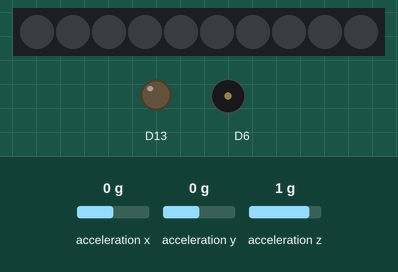
A sketch run on a simulated Adafruit Circuit Playground Express. Parts: 10 RGB LEDs in strip order, left to right, output pins drawn as LEDs (lit = HIGH), buzzer (waves = sounding). Inputs (shaded band) come from the test bench; at power-on: acceleration z 1 g, acceleration x 0 g, acceleration y 0 g. Dim RGB values are drawn brighter than linear.

Above: at 1.2 s.
1.3 s: acceleration z set to 0.1 g
2.8 s: acceleration z set to -0.2 g
At 3.96 s:
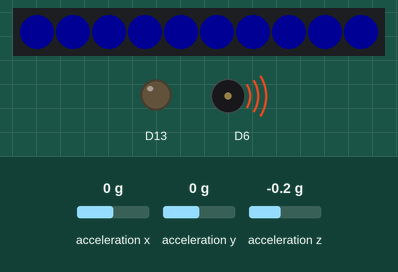
4.9 s: acceleration z set to 1.4 g
At 5.8 s:
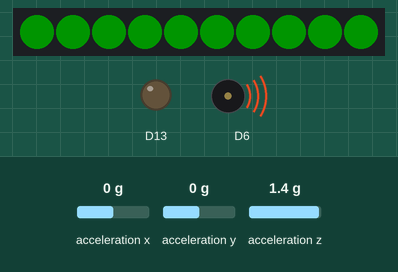
Timing chart, 0 to 7.9 s (numbered marks = the images above; inputs shaded):
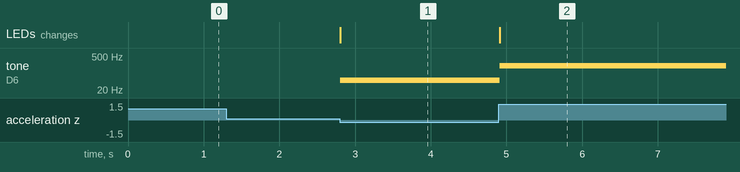

Measured:
- the behaviour switches between 0 and -0.1 g on acceleration z (found by bisection; images 0 and 1)
- after the input at 1.3 s, every drawn part: stays the same
- after the input at 2.8 s, tone on D6: silent → 50 Hz at once; the LEDs: change at once (image 1)
- after the input at 4.9 s, tone on D6: 50 Hz → 200 Hz at once; the LEDs: change at once (image 2)

The sketch:

RR_test_code.ino
```cpp
// Required Libraries
#include <Adafruit_CircuitPlayground.h>
#include <Wire.h>
#include <SPI.h>

// Accelerometer variables
float X = 0;
float Y = 0;
float Z = 0;

// Motion sensing variables:
int Sum_counter = 0;
float X_sum = 0;
float Y_sum = 0;
float Z_sum = 0;
float X_avg = 0;
float Y_avg = 0;
float Z_avg = 0;
int avg_window = 10;
bool X_motion_check = false;
bool Y_motion_check = false;
bool Z_motion_check = false;
bool continous_check = false;
// time for LED alarm and Audio alarm
int start_timer = 0;
int delta_timer = 0;

void setup()
{
  // Start serial terminal:
  Serial.begin(115200);
  // Start circuit playground:
  CircuitPlayground.begin();
  CircuitPlayground.setAccelRange(LIS3DH_RANGE_2_G);
}

void loop()
{
  // Previous X, Y, and Z values:
  float X_prev = X;
  float Y_prev = Y;
  float Z_prev = Z;
  // Get X, Y, and Z accelerometer:
  X = CircuitPlayground.motionX();
  Y = CircuitPlayground.motionY();
  Z = CircuitPlayground.motionZ();
  // Test print:
  // Serial.print(X);
  // Serial.print(",");
  // Serial.print(Y);
  // Serial.print(",");
  // Serial.println(Z);

  // Caluculate average:
  X_sum += X;		// Summing X motion values
  Y_sum += Y;		// Summing Y motion values
  Z_sum += Z;		// Summing Z motion values
  Sum_counter++;

  if (Sum_counter == avg_window)
  {
  	X_avg = X_sum/avg_window;			// X average after 20 iterations
  	Y_avg = Y_sum/avg_window;			// Y average after 20 iterations
  	Z_avg = Z_sum/avg_window;			// Z average after 20 iterations

  	// Make averaging values zero
  	X_sum = 0;
  	Y_sum = 0;
  	Z_sum = 0;
  	Sum_counter = 0;
  }

  // Check for no motion:
  if (X_avg <= (X+0.8) && X_avg >= (X-0.8))
  {
  	X_motion_check = true;			// Set true if there is NO motion
  }
  else
  {
  	X_motion_check = false;			// Set false if there IS motion
  }
  if (Y_avg <= (Y+0.8) && Y_avg >= (Y-0.8))
  {
  	Y_motion_check = true;			// Set true if there is NO motion
  }
  else
  {
  	Y_motion_check = false;			// Set false if there IS motion
  }
  if (Z_avg <= (Z+0.8) && Z_avg >= (Z-0.8))
  {
  	Z_motion_check = true;			// Set true if there is NO motion
  }
  else
  {
  	Z_motion_check = false;			// Set false if there IS motion
  }
  // There is NO Motion:
  if (X_motion_check == true && Y_motion_check == true && Z_motion_check == true)
  {
  	if (continous_check == false)
  	{
  		start_timer = micros();			// Start timer
  		continous_check = true;			// Check if NO motion continous
  	}
  	// Test Print:
  	//Serial.println("NO_motion");
  }
  // There IS motion:
  else
  {
  	 start_timer = micros();
  	 continous_check = false;
  	 CircuitPlayground.clearPixels();
  	 // Test Print:
  	 //Serial.println("IS_motion");
  }

  delta_timer = micros() - start_timer;

  // If NO motion longer than 10's - red LED alarm:
  if (delta_timer >= 10000000)
  {
  	CircuitPlayground.setPixelColor(0, 255,   0,   0);
  	CircuitPlayground.setPixelColor(1, 255,   0,   0);
  	CircuitPlayground.setPixelColor(2, 255,   0,   0);
  	CircuitPlayground.setPixelColor(3, 255,   0,   0);
  	CircuitPlayground.setPixelColor(4, 255,   0,   0);
  	CircuitPlayground.setPixelColor(5, 255,   0,   0);
  	CircuitPlayground.setPixelColor(6, 255,   0,   0);
  	CircuitPlayground.setPixelColor(7, 255,   0,   0);
  	CircuitPlayground.setPixelColor(8, 255,   0,   0);
  	CircuitPlayground.setPixelColor(9, 255,   0,   0);
  }


  // If NO motion longer than 15's - audio alarm:
  if (delta_timer >= 15000000)
  {
  	while(1)
  	{
  		CircuitPlayground.playTone(500, 50);		// Play sound
  	}
  }

  // Sensor is upside down - blue LED alarm
  if (Z < 0)
  {
  	CircuitPlayground.setPixelColor(0, 0,   0,   255);
  	CircuitPlayground.setPixelColor(1, 0,   0,   255);
  	CircuitPlayground.setPixelColor(2, 0,   0,   255);
  	CircuitPlayground.setPixelColor(3, 0,   0,   255);
  	CircuitPlayground.setPixelColor(4, 0,   0,   255);
  	CircuitPlayground.setPixelColor(5, 0,   0,   255);
  	CircuitPlayground.setPixelColor(6, 0,   0,   255);
  	CircuitPlayground.setPixelColor(7, 0,   0,   255);
  	CircuitPlayground.setPixelColor(8, 0,   0,   255);
  	CircuitPlayground.setPixelColor(9, 0,   0,   255);
  	CircuitPlayground.playTone(50, 50);		// Play sound
  }

  // Sensor has fallen - green LED and audio alarm:
  if (X > (X_prev+15) || X < (X_prev-15) || Y > (Y_prev+15) || Y < (Y_prev-15) || Z > (Z_prev+15) || Z < (Z_prev-15))
  {
  	CircuitPlayground.setPixelColor(0, 0,   255,   0);
  	CircuitPlayground.setPixelColor(1, 0,   255,   0);
  	CircuitPlayground.setPixelColor(2, 0,   255,   0);
  	CircuitPlayground.setPixelColor(3, 0,   255,   0);
  	CircuitPlayground.setPixelColor(4, 0,   255,   0);
  	CircuitPlayground.setPixelColor(5, 0,   255,   0);
  	CircuitPlayground.setPixelColor(6, 0,   255,   0);
  	CircuitPlayground.setPixelColor(7, 0,   255,   0);
  	CircuitPlayground.setPixelColor(8, 0,   255,   0);
  	CircuitPlayground.setPixelColor(9, 0,   255,   0);
  	while(1)
  	{
  		CircuitPlayground.playTone(200, 50);		// Play sound
  	}
  }
}
```
